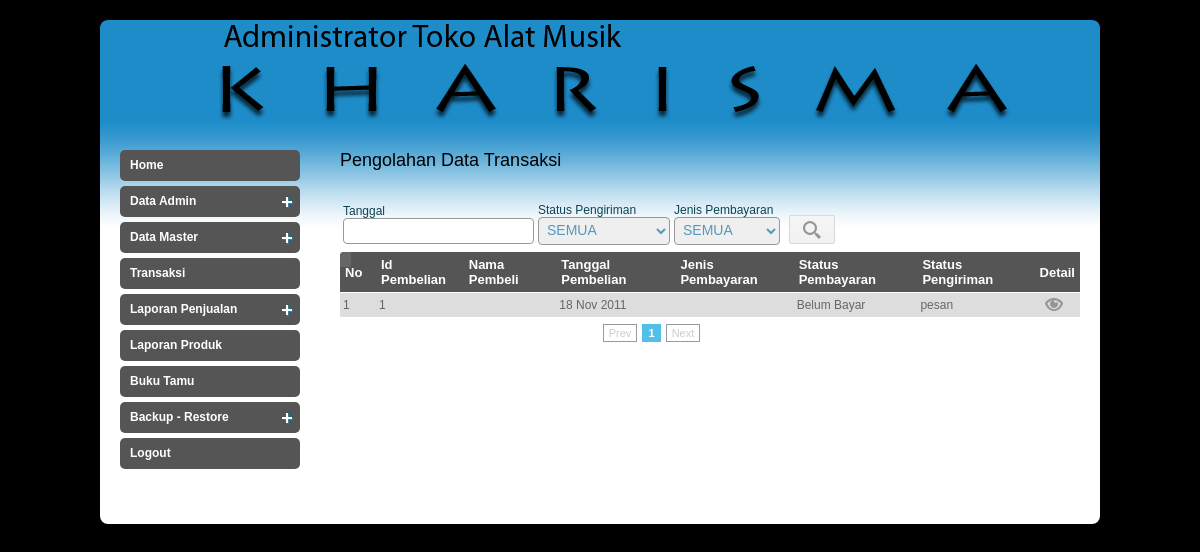
Before: /admin/index.php?page=transaksi (signed in) with the older database file.
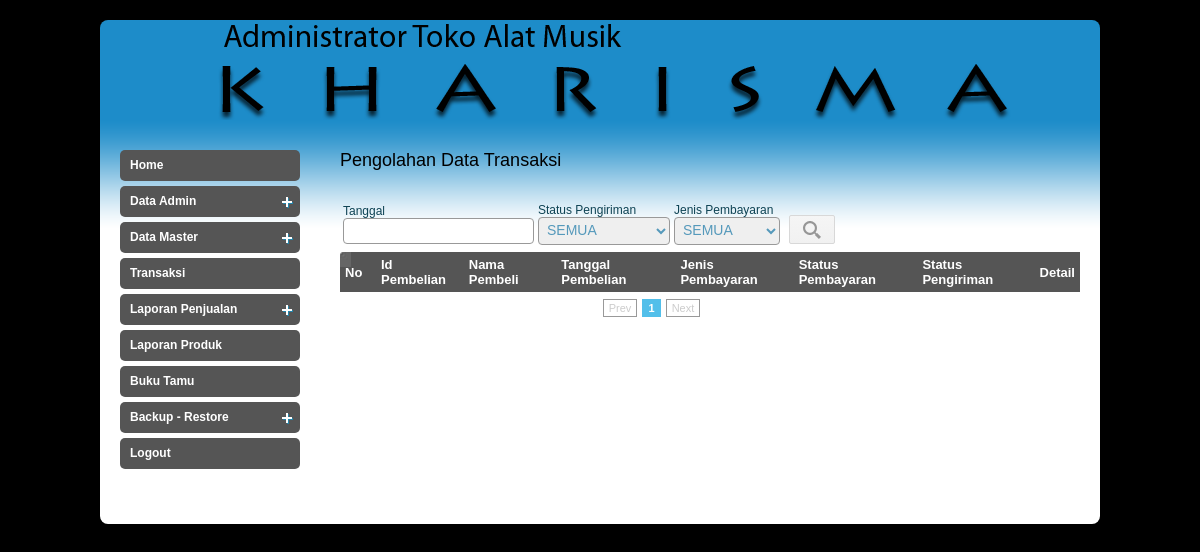
After: the same page with the newer database file.
### tables this page shows
CREATE TABLE `t_pembelian` (
  `id_pembelian` int(11) NOT NULL auto_increment,
  `session_id` varchar(32) NOT NULL,
  `tgl_beli` datetime NOT NULL,
  `tgl_bayar` datetime NOT NULL,
  `tgl_kirim` date NOT NULL,
  `tgl_terima` date NOT NULL,
  `status` enum('pesan','bayar','konfirmasi','kirim','terima') NOT NULL,
  `status_pembayaran` enum('1','2','3') NOT NULL,
  `id_member` int(11) NOT NULL,
  `pembayaran` enum('transfer','paypal','cod') NOT NULL,
  `kirim_nama` varchar(50) NOT NULL,
  `kirim_alamat` text NOT NULL,
  `kirim_telp` varchar(12) NOT NULL,
  `kirim_kota` int(11) NOT NULL,
  `kirim_kdpos` varchar(6) NOT NULL,
  `kirim_ongkos` int(32) NOT NULL,
  `kirim_resi` varchar(15) NOT NULL,
  `id_jeniskirim` int(11) NOT NULL,
  `transfer_bank` varchar(20) NOT NULL,
  `transfer_no` varchar(30) NOT NULL,
  `transfer_jumlah` double NOT NULL,
  `id_rekening` varchar(30) NOT NULL,
  `totalbayar` double NOT NULL,
  PRIMARY KEY  (`id_pembelian`),
  KEY `kota_FK` (`kirim_kota`),
  KEY `member_FK` (`id_member`)
);

### fungsi/function.php (called while the page is built, shortened)
<?php
function tgl_indo($tgl){
  $tanggal = substr($tgl,8,2);
  $bulan = getBulan(substr($tgl,5,2));
  $tahun = substr($tgl,0,4);
  return $tanggal.' '.$bulan.' '.$tahun;
}
function getBulan($bln){
  switch ($bln){
    case 11:
      return "Nov";
      break;
  }
}
function status_bayar($stat){
  switch ($stat){
    case 1:
      return "Belum Bayar";
      break;
  }
}
		?>

### admin/inc/transaksi.php (the view, shortened to what the changed rows need)
<h2>Pengolahan Data Transaksi</h2>
<?php
if(isset($_GET['act'])){
	if($_GET['act'] == 'edit'){
  $id_pembelian=addslashes($_GET['id_pembelian']);
  $qcek = mysql_query("SELECT * FROM t_pembelian WHERE id_pembelian = '$id_pembelian'");
  $dcek = mysql_fetch_array($qcek);
  $sqlcart = "SELECT *
			FROM t_pembelian a, t_detail_pembelian b, t_detailproduk c, t_produk d, t_member e,
			t_warna f, t_merek g, t_kota i, t_provinsi j
			WHERE a.id_pembelian = b.id_pembelian
			AND b.id_detailproduk = c.id_detailproduk
			AND c.id_produk = d.id_produk
			AND c.id_warna = f.id_warna
			AND a.id_member = e.id_member
			AND d.id_merek = g.id_merek
			AND i.id_provinsi = j.id_provinsi
			AND a.id_pembelian = $id_pembelian
			GROUP BY b.id_detailproduk";
  $ambildata=mysql_query($sqlcart) or die(mysql_error());
  $datakirim=mysql_fetch_array($ambildata);
?>
         <div class="spek" style="width:97%;height:auto;margin-bottom:10px;">
            <table width="100%" cellpadding="2">
            <tr>
            	<td colspan="2" style="font-size:14px; font-weight:bold">DETAIL PEMBELIAN</td></tr>
            <tr>
            	<td width="110px">ID Pembelian</td>
            	<td> : <?php echo $datakirim['id_pembelian'];?></td>
            </tr>
            <tr>
            	<td width="110px">Tanggal Pembelian</td>
            	<td> : <?php echo tgl_indo($datakirim['tgl_beli']);?></td>
            </tr>
            <tr>
            	<td width="110px">Member </td>
            	<td> : <?php echo "[ ".$datakirim['id_member']." ] - ".$datakirim['nama_member']; ?></td>
            </tr>
            <tr>
            	<td width="110px">Email Member </td>
            	<td> : <?php echo $datakirim['email_member']; ?></td>
            </tr>
            </table>
         </div>
<table width="100%" id="rounded-corner">
  <tr>
    <th width="24">No.</th>
    <th width="125">Nama produk</th>
    <th width="120">Harga</th>
    <th width="40">Berat</th>
    <th width="40">Jumlah</th>
    <th width="130">Total</th>
  </tr><?php
$no=0;
$ambildata=mysql_query($sqlcart) or die(mysql_error());
$total = 0;
$qb = 0;
while($data=mysql_fetch_array($ambildata)){
  $no++;
?>
  <tr valign="center">
    <td align="center"><?php echo $no;?></td>
    <td><?php echo $data['nama_produk']; ?><br />
         <strong><em>Warna :</em></strong>
         <?php echo $data['nama_warna']; ?><br />
         <strong><em>Ukuran :</em></strong>
         <?php echo $data['nama_ukuran']; ?>
    </td>
    <td width="22" align="center">
	<?php if($data['diskon_produk']>0){ ?>
        <span style="text-decoration:line-through; font-weight:bold;">
    	Rp. <?php echo number_format($data['harga_produk'],"2",".",","); ?></span><br />
    	Diskon <?php echo "$data[diskon_produk] % <br /> ";  } ?>
        <span style="font-weight:bold; color:#F00;">
        Rp. <?php echo number_format($data['hargabeli'],"2",".",","); ?></span>
    </td>
    <td width="22" align="center"><?php echo $data['berat'];?></td>
    <td width="22" align="center"><?php echo $data['qty'];?></td>
    <td width="22" align="right"><?php echo  "Rp ".number_format($data['qty'] * $data['hargabeli'],"2",",",".");?></td>
	</tr>
<?php
$total = $total + ($data['qty'] * $data['hargabeli']);
$qb = $qb + ($data['qty']*$data['berat']);
$transaksinota = $data['transfer_no'];
$banknota = $data['transfer_bank'];
}
?>
		<tr>
        <td colspan="2" align="left"> <strong>Subtotal</strong>
		</td>
            <td colspan="3" align="center">&nbsp;
            </td>
            <td align="right">
                <span style="font-weight:bold;">Rp. <?php echo number_format($total,"2",",","."); ?></span>
            </td>
		</tr>
				<tr>
                    <td colspan="2" align="left">
                    <strong>Ongkos Kirim</strong>
                    </td>
                    <td colspan="3" align="center"></td>
                    <td align="right" style="font-weight:bold">
                      Rp. <?php echo number_format($datakirim['kirim_ongkos'],"2",",","."); ?>
                    </td>
                </tr>
                <tr>
                    <td colspan="2" align="left">
                    <strong>Total Bayar</strong>
                    </td>
                    <td colspan="3" align="center">&nbsp;
                    </td>
                    <td align="right" style="color:#F00; font-weight:bold;">
                    <?php if($datakirim['pembayaran']=="paypal")
							echo "$ ".number_format((konversikedolar($total + $ongkir)),3);
						  else
                        	echo "Rp. ".number_format(($total + $datakirim['kirim_ongkos']),"2",",","."); ?>
                    </td>
                </tr>
</table>
<?php } ?>
<h3 style="margin-left:-20px;"> Status Transaksi : Di <?php echo $datakirim['status']; ?></h3><br />
    <div style="width:99%; margin-top:28px;">
         <div class="spek" style="float:right;">
            <table width="100%" cellpadding="2">
            <tr>
            	<td colspan="2" style="font-size:14px; font-weight:bold">DETAIL PEMBAYARAN</td></tr>
            <tr>
            	<td width="110px">Jenis Pembayaran</td>
            	<td> : <?php echo strtoupper($datakirim['pembayaran']);?></td>
            </tr>
            <tr>
            	<td width="110px">Pengirim</td>
            	<td> : <?php echo $datakirim['transfer_bank'];?></td>
            </tr>
            <tr>
            	<td width="110px">No. Transaksi </td>
            	<td> : <?php echo $datakirim['transfer_no']; ?></td>
            </tr>
            <tr>
            	<td width="110px">Tanggal Bayar </td>
            	<td> : <?php echo tgl_indo($datakirim['tgl_bayar']); ?></td>
            </tr>
            <?php
			if ($datakirim['id_rekening']!=''){
				$rek=mysql_fetch_array(mysql_query("SELECT * FROM t_rekening WHERE id_rekening=$datakirim[id_rekening]"));
			?>
            <tr>
            	<td width="110px">Bank Penerima</td>
            	<td> : <?php echo $rek['bank_rekening']." - ".$rek['cabang_rekening'];?></td>
            </tr>
            <tr>
            	<td width="110px">No. Rekening</td>
            	<td> : <?php echo $rek['no_rekening']." a.n. ".$rek['nama_rekening'];?></td>
            </tr>
                        <?php
                            }
                        ?>
            </table>
         </div>
         <div class="spek">
            <table width="100%" cellpadding="2">
            <tr>
            	<td colspan="2" style="font-size:14px; font-weight:bold">ALAMAT PENGIRIMAN PAKET</td></tr>
            <tr>
            	<td width="110px">Nama Penerima</td>
            	<td> :<?php echo $datakirim['kirim_nama'];?></td>
            </tr>
            <tr>
            	<td width="110px">Alamat </td>
            	<td> :<?php echo $datakirim['kirim_alamat'];
					$kota=mysql_fetch_array(mysql_query("SELECT * FROM t_kota a, t_provinsi b
														WHERE a.id_provinsi=b.id_provinsi
														AND a.id_kota=$datakirim[kirim_kota]"));
					echo "   $kota[nama_kota] - $kota[nama_provinsi]";?></td>
            </tr>
            <tr>
            	<td width="110px">Kode Pos</td>
            	<td> :<?php echo $datakirim['kirim_kdpos'];?></td>
            </tr>
            <tr>
            	<td width="110px">No. telepon</td>
            	<td> :<?php echo $datakirim['kirim_telp'];?></td>
            </tr>
            <tr>
            	<td width="110px">Cetak Label</td>
                <td> <form method="post" action="laporan/shiping.php" target="_blank">
                    		<input type="hidden" name="iddp" value="<?php echo $datakirim['id_pembelian']; ?>" />
                        	: <input type="image" src="images/pdf.gif" />
                        </form></td>
            </tr>
            <tr>
            	<td colspan="2"><strong>Peket dikirim dengan :</strong></td>
            </tr>
            <tr>
            	<td width="110px">Jenis Pengiriman</td>
            	<td> :<?php
			$kirim=mysql_fetch_array(mysql_query("SELECT * FROM t_forwarder a, t_jeniskirim b
														WHERE a.id_forwarder=b.id_forwarder
														AND b.id_jeniskirim=$datakirim[id_jeniskirim]"));
					echo "$kirim[nama_forwarder] - jenis $kirim[nama_jeniskirim]";?></td>
            </tr>
                        <?php
                        if($datakirim['kirim_resi'] != ''){
                        ?>
            <tr align="left">
               <td>No Resi </h3></td>
               <td>: <b><?php echo $datakirim['kirim_resi']; ?></b></td>
            </tr>
                        <?php
                        }
                        ?>
            </table>
         </div></div>
<form action="" method="post">
	<input type="hidden" name="id_pembelian" value="<?php echo $id_pembelian;?>" />
    <?php
	if($datakirim['status'] == 'konfirmasi'){
	?>
    <strong>Nomor Resi  :</strong><input type="text" name="kirim_resi" class="newsletter_input"/><br />
	<button name="save" class="blue" /><span class="label1">Simpan</span></button>
    <?php
	}
	?>
</form>
<?php
if($datakirim['status'] == 'bayar'){
?>
<form method="post" action="">
	<button name="konfirmasi" class="blue" /><span class="label1">Konfirmasi</span></button>
</form>
<?php
}
elseif($datakirim['status'] == 'kirim'){
?>
<form method="post" action="">
	<button name="terima" class="blue" /><span class="label1">Diterima</span></button>
</form>
<?php
}
 ?><a class="button red" href="?page=transaksi"/><span class="label1">Kembali</span></a> <?php
}
else
{
	$batas   = 10;
	if(empty($halaman)){
		$posisi  = 0;
	}
	else{
		$posisi = ($halaman-1) * $batas;
	}
	?>
	<table width="592" id="rounded-corner">
		<thead>
        	<tr>
				<th scope="col" class="rounded-company">No</th>
				<th scope="col" class="rounded">Id Pembelian</th>
				<th scope="col" class="rounded">Nama Pembeli</th>
				<th scope="col" class="rounded">Tanggal Pembelian </th>
				<th scope="col" class="rounded">Jenis Pembayaran </th>
				<th scope="col" class="rounded">Status Pembayaran </th>
				<th scope="col" class="rounded">Status Pengiriman </th>
				<th scope="col" class="rounded">Detail</th>
        	</tr>
		</thead>
		<tbody>
			<?php
			$sqldate = "";
			$qdatapembelian = mysql_query("SELECT * FROM t_pembelian
										   WHERE 1
										   $sqldate
										   ORDER BY tgl_beli DESC
										   LIMIT $posisi,$batas ");
			$no = $posisi+1;
			while($ddatapembelian = mysql_fetch_array($qdatapembelian)){
			?>
					<td><?php echo $no; ?></td>
					<td><?php echo $ddatapembelian['id_pembelian']; ?></td>
					<td><?php echo $ddatapembelian['kirim_nama']; ?></td>
					<td><?php echo tgl_indo($ddatapembelian['tgl_beli']); ?></td>
					<td><?php echo $ddatapembelian['pembayaran']; ?></td>
					<td><?php echo status_bayar($ddatapembelian['status_pembayaran']); ?></td>
					<td><?php echo $ddatapembelian['status']; ?></td>
					<td>
                    <a href="?page=transaksi&act=edit&id_pembelian=<?php echo $ddatapembelian['id_pembelian']; ?>" title="Lihat detail">
                    <span class="icon icon84"></span></a></td>
			<?php
			$no++;
			}
			?>
		</tbody>
	</table>
	<div class="pagination">
	<?php
}
	?>
     <h2>&nbsp;</h2>

Changed rows visible on the page:
removed t_pembelian: id_pembelian "1", tgl_beli "18 Nov 2011", status_pembayaran "Belum Bayar", status "pesan"
